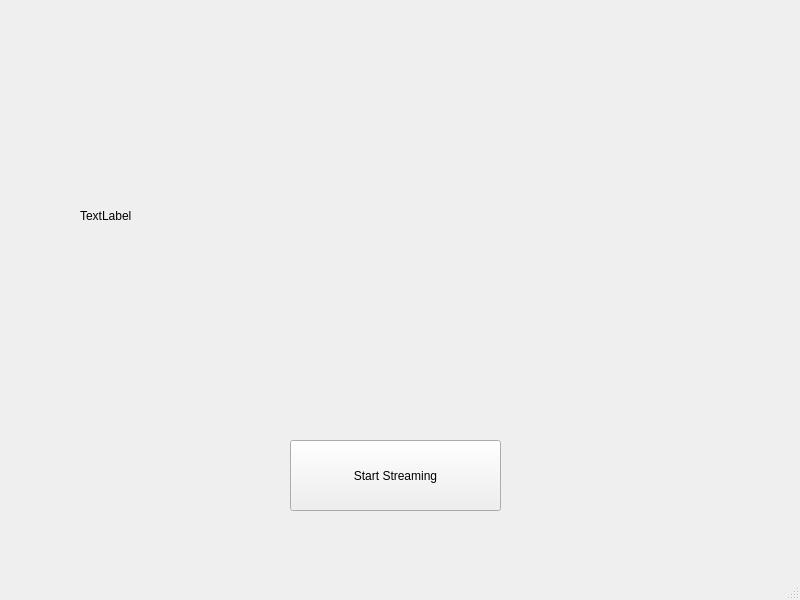
<?xml version="1.0" encoding="UTF-8"?>
<ui version="4.0">
 <class>MainWindow</class>
 <widget class="QMainWindow" name="MainWindow">
  <property name="geometry">
   <rect>
    <x>0</x>
    <y>0</y>
    <width>800</width>
    <height>600</height>
   </rect>
  </property>
  <property name="windowTitle">
   <string>MainWindow</string>
  </property>
  <widget class="QWidget" name="centralwidget">
   <widget class="QLabel" name="input_video_label">
    <property name="geometry">
     <rect>
      <x>80</x>
      <y>40</y>
      <width>651</width>
      <height>351</height>
     </rect>
    </property>
    <property name="text">
     <string>TextLabel</string>
    </property>
   </widget>
   <widget class="QPushButton" name="strat_stream_button">
    <property name="geometry">
     <rect>
      <x>290</x>
      <y>440</y>
      <width>211</width>
      <height>71</height>
     </rect>
    </property>
    <property name="text">
     <string>Start Streaming</string>
    </property>
   </widget>
  </widget>
  <widget class="QMenuBar" name="menubar">
   <property name="geometry">
    <rect>
     <x>0</x>
     <y>0</y>
     <width>800</width>
     <height>21</height>
    </rect>
   </property>
  </widget>
  <widget class="QStatusBar" name="statusbar"/>
 </widget>
 <resources/>
 <connections>
  <connection>
   <sender>strat_stream_button</sender>
   <signal>clicked()</signal>
   <receiver>MainWindow</receiver>
   <slot>button_clicked()</slot>
   <hints>
    <hint type="sourcelabel">
     <x>370</x>
     <y>491</y>
    </hint>
    <hint type="destinationlabel">
     <x>391</x>
     <y>543</y>
    </hint>
   </hints>
  </connection>
 </connections>
 <slots>
  <slot>button_clicked()</slot>
 </slots>
</ui>
